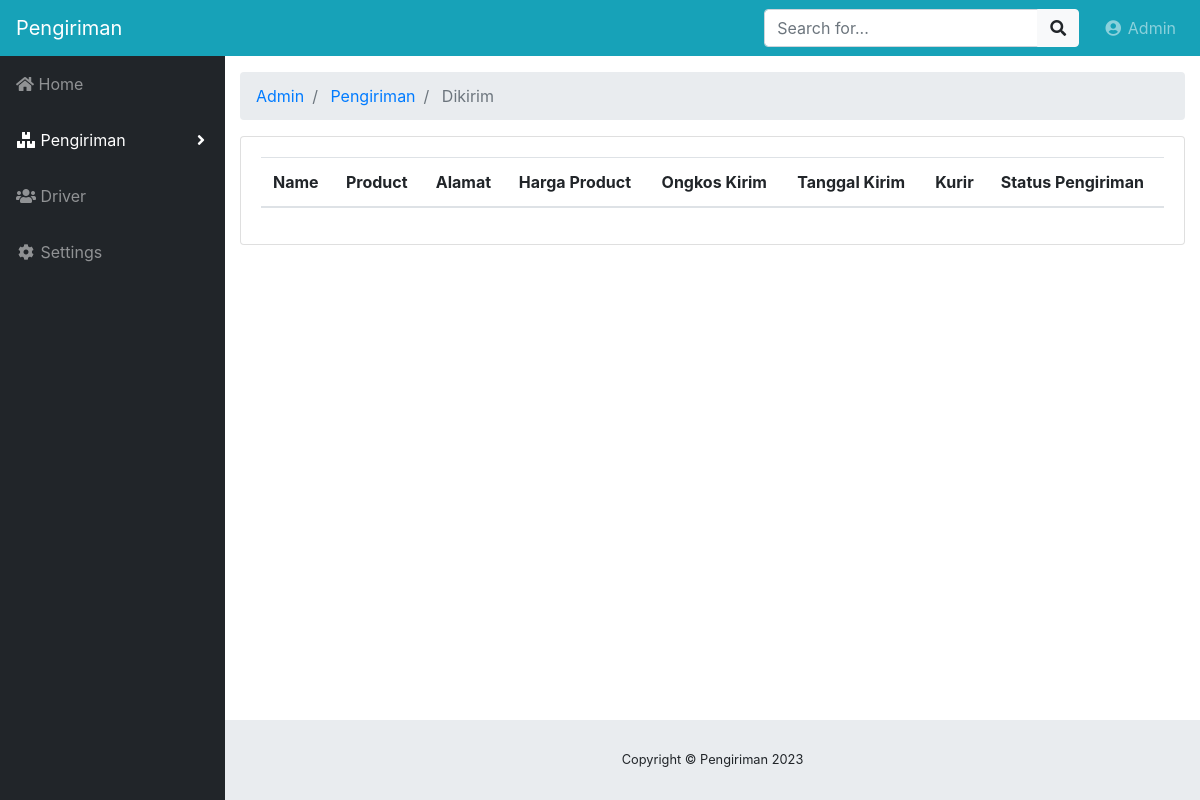
Before: /index.php/admin/pengiriman/dikirim with the older database file.
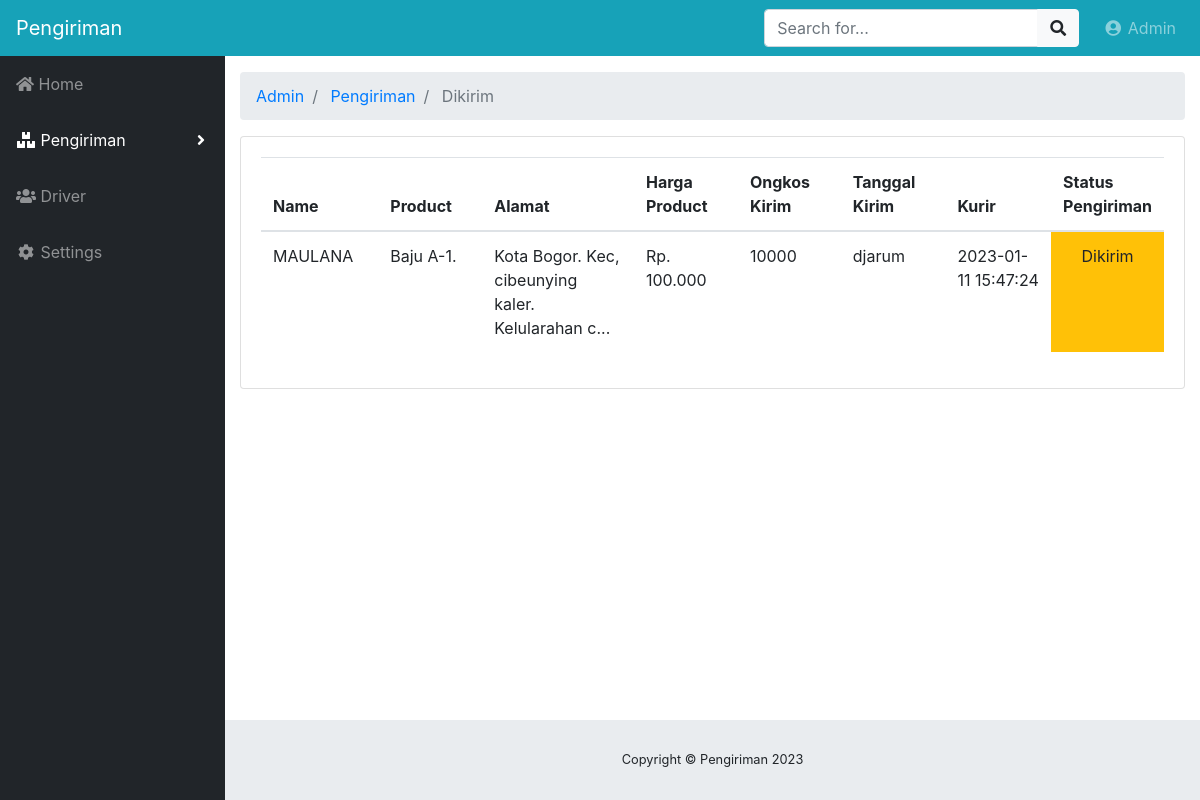
After: the same page with the newer database file.
### tables this page shows
CREATE TABLE `tb_pengiriman` (
  `id_pengiriman` varchar(64) NOT NULL,
  `sale_id` int NOT NULL,
  `id_kurir` int NOT NULL,
  `nama_customer` varchar(50) NOT NULL,
  `nama_barang` varchar(30) NOT NULL,
  `alamat_pengiriman` text NOT NULL,
  `harga_barang` varchar(30) NOT NULL,
  `ongkos_kirim` varchar(30) NOT NULL,
  `tanggal_kirim` varchar(255) NOT NULL,
  `tanggal_sampai` varchar(255) NOT NULL,
  `status_pengiriman` varchar(25) NOT NULL
);

CREATE TABLE `tb_kurir` (
  `id_kurir` int NOT NULL,
  `nama_kurir` varchar(35) NOT NULL,
  `gender_kurir` int NOT NULL,
  `no_telp` varchar(35) NOT NULL,
  `email_kurir` varchar(35) NOT NULL,
  `alamat_kurir` text NOT NULL
);

### application/controllers/admin/Pengiriman.php (called while the page is built, shortened)
<?php
class pengiriman extends CI_Controller
{
    public function __construct()
    {
        $this->load->model("barang_model");
        $this->load->model("pengiriman_model");
        $this->load->library('form_validation');
    }
    public function dikirim()
    {
        $data["barangs"] = $this->barang_model->getByDikirim();
        $this->load->view("admin/barang/list_dikirim", $data);
    }
}

### index.php (called while the page is built, shortened)
<?php
require_once BASEPATH.'core/CodeIgniter.php';

### application/models/Barang_model.php (called while the page is built, shortened)
<?php defined('BASEPATH') OR exit('No direct script access allowed');
class Barang_model extends CI_Model
{
    private $_table_courier = "tb_kurir";
    private $_table_deliver = "tb_pengiriman";
    public function getByDikirim(){
        $this->db->select('*');
        $this->db->from($this->_table_deliver);
        $this->db->join($this->_table_courier, 'tb_kurir.id_kurir = tb_pengiriman.id_kurir');
        $this->db->where('tb_pengiriman.status_pengiriman ', "Dikirim");
        return $this->db->get()->result();
    }
}

### application/views/admin/barang/list_dikirim.php (the view, shortened to what this page needs)
<!DOCTYPE html>
<html lang="en">
<head>
    <?php $this->load->view("admin/_partials/head.php") ?>
</head>
<body id="page-top">
    <?php $this->load->view("admin/_partials/navbar.php") ?>
    <div id="wrapper">
        <?php $this->load->view("admin/_partials/sidebar.php") ?>
        <div id="content-wrapper">
            <div class="container-fluid">
                <?php $this->load->view("admin/_partials/breadcrumb.php") ?>
                <div class="card mb-3">
                    <div class="card-body">
                        <div class="table-responsive">
                            <table class="table table-hover" id="dataTable" width="100%" cellspacing="0">
                                <thead>
                                    <tr>
                                        <th>Name</th>
                                        <th>Product</th>
                                        <th>Alamat</th>
                                        <th>Harga Product</th>
                                        <th>Ongkos Kirim</th>
                                        <th>Tanggal Kirim</th>
                                        <th>Kurir</th>
                                        <th>Status Pengiriman</th>
                                    </tr>
                                </thead>
                                <tbody>
                                    <?php foreach ($barangs as $product) : ?>
                                        <tr>
                                            <td width="150">
                                                <?php echo $product->nama_customer ?>
                                            </td>
                                            <td width="150">
                                                <?php echo $product->nama_barang ?>
                                            </td>
                                            <td width="250">
                                                <?php echo substr($product->alamat_pengiriman, 0, 120) ?>...</td>
                                            <td width="150">
                                                <?php echo $product->harga_barang ?>
                                            </td>
                                            <td width="150">
                                                <?php echo $product->ongkos_kirim ?>
                                            </td>
                                            <td width="150">
                                                <?php echo $product->nama_kurir ?>
                                            </td>
                                            <td width="150">
                                                <?php echo $product->tanggal_kirim ?>
                                            </td>
                                            <td class="bg-warning text-center">
                                                <?php echo $product->status_pengiriman ?>
                                            </td>
                                        </tr>
                                    <?php endforeach; ?>
                                </tbody>
                            </table>
                        </div>
                    </div>
                </div>
            </div>
        </div>
    </div>
</body>
</html>

### application/views/admin/_partials/breadcrumb.php
<ol class="breadcrumb">
<?php foreach ($this->uri->segments as $segment): ?>
	<?php
		$url = substr($this->uri->uri_string, 0, strpos($this->uri->uri_string, $segment)) . $segment;
		$is_active =  $url == $this->uri->uri_string;
	?>
	<li class="breadcrumb-item <?php echo $is_active ? 'active': '' ?>">
		<?php if($is_active): ?>
			<?php echo ucfirst($segment) ?>
		<?php else: ?>
			<a href="<?php echo site_url($url) ?>"><?php echo ucfirst($segment) ?></a>
		<?php endif; ?>
	</li>
<?php endforeach; ?>
</ol>

Changed rows visible on the page:
added tb_pengiriman: nama_customer "MAULANA", nama_barang "Baju A-1.", alamat_pengiriman "Kota Bogor. Kec, cibeunying kaler. Kelularahan c", harga_barang "Rp. 100.000", ongkos_kirim "10000", id_kurir.nama_kurir "djarum", tanggal_kirim "2023-01-11 15:47:24", status_pengiriman "Dikirim"
